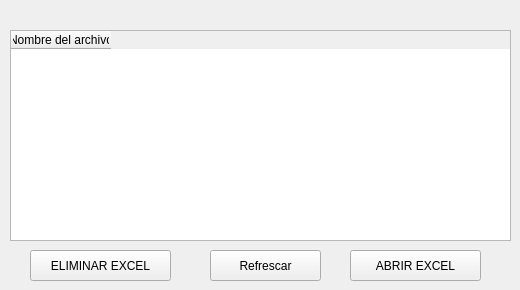
                <widget class="QWidget" name="tab_2">
                 <attribute name="title">
                  <string>Lista de informes</string>
                 </attribute>
                 <widget class="QTableWidget" name="tableWidget">
                  <property name="geometry">
                   <rect>
                    <x>10</x>
                    <y>30</y>
                    <width>501</width>
                    <height>211</height>
                   </rect>
                  </property>
                  <column>
                   <property name="text">
                    <string>Nombre del archivo</string>
                   </property>
                  </column>
                 </widget>
                 <widget class="QPushButton" name="btn_eliminar_exel">
                  <property name="geometry">
                   <rect>
                    <x>30</x>
                    <y>250</y>
                    <width>141</width>
                    <height>31</height>
                   </rect>
                  </property>
                  <property name="text">
                   <string>ELIMINAR EXCEL</string>
                  </property>
                 </widget>
                 <widget class="QPushButton" name="btn_abrir">
                  <property name="geometry">
                   <rect>
                    <x>350</x>
                    <y>250</y>
                    <width>131</width>
                    <height>31</height>
                   </rect>
                  </property>
                  <property name="text">
                   <string>ABRIR EXCEL</string>
                  </property>
                 </widget>
                 <widget class="QPushButton" name="btn_actualizar">
                  <property name="geometry">
                   <rect>
                    <x>210</x>
                    <y>250</y>
                    <width>111</width>
                    <height>31</height>
                   </rect>
                  </property>
                  <property name="text">
                   <string>Refrescar</string>
                  </property>
                 </widget>
                </widget>
